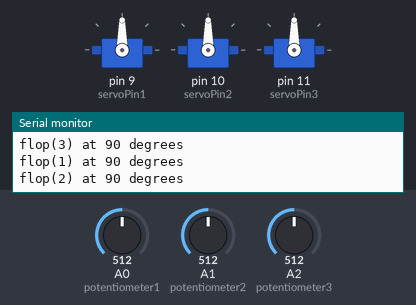
Recording of a sketch running on a simulated Arduino Uno, built with avr-gcc and run on an emulated ATmega328P. On the bench: 3 × servo, the last lines printed to the serial monitor. Inputs (shaded band) come from the test bench; at power-on: A0 (potentiometer1) = 512, A1 (potentiometer2) = 512, A2 (potentiometer3) = 512.

Above: at 1.2 s.
1.3 s: A0 (potentiometer1) set to 554
At 2.5 s:
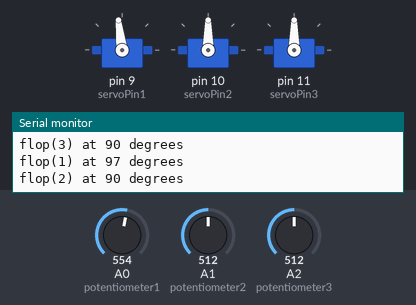
2.8 s: A0 (potentiometer1) set to 576
At 3.4 s:
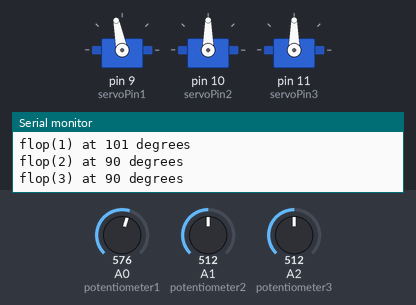
4.4 s: A1 (potentiometer2) set to 63
At 5.3 s:
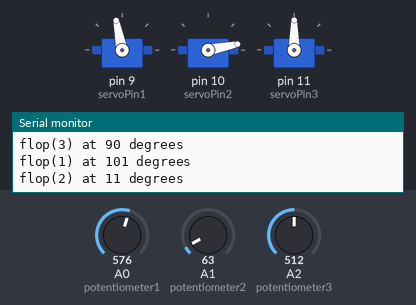
6.0 s: A1 (potentiometer2) set to 54
At 7.1 s:
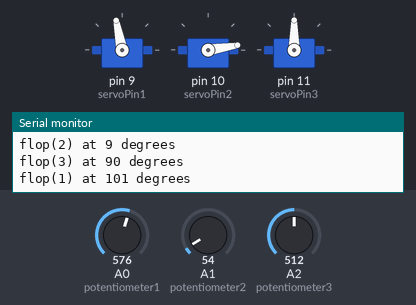
9.0 s: A2 (potentiometer3) set to 557
At 9.5 s:
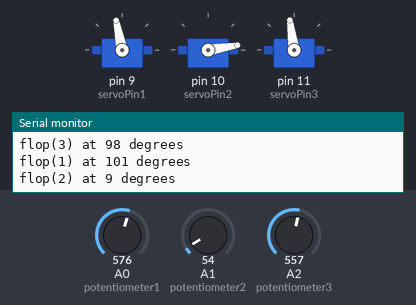
10.6 s: A2 (potentiometer3) set to 586
At 11.7 s:
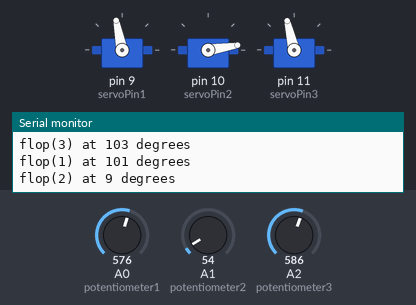
Timing chart, 0 to 13.1 s (numbered marks = the images above; inputs shaded):
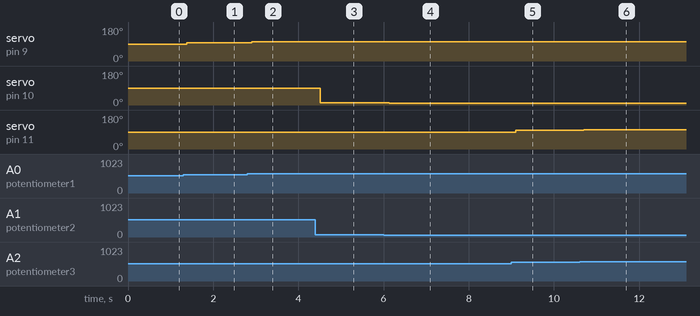

The sketch:

UAV_base.code.ino
```cpp
#include <LiquidCrystal_I2C.h>
#include <Servo.h>

//setting up pins and other params.

//servo motors:
int servoPin1 = 9;
int servoPin2 = 10;
int servoPin3 = 11;

//potentiometers:
int potentiometer1 = 0;
int potentiometer2 = 1;
int potentiometer3 = 2;

//creating objects:
Servo Servo1;
Servo Servo2;
Servo Servo3;

void setup() {
  Serial.begin(9600);
  Servo1.attach(servoPin1);
  Servo2.attach(servoPin2);
  Servo3.attach(servoPin3);
}

void loop() {
  int sensor_value1 = analogRead(potentiometer1);
  int mapped_sensor_value1 = map(sensor_value1, 0, 1023, 0, 180);

  int sensor_value2 = analogRead(potentiometer2);
  int mapped_sensor_value2 = map(sensor_value2, 0, 1023, 0, 180);

  int sensor_value3= analogRead(potentiometer3);
  int mapped_sensor_value3 = map(sensor_value3, 0, 1023, 0, 180);

  Serial.print("flop(1) at ");
  Serial.print(mapped_sensor_value1);
  Serial.println (" degrees");
  Serial.print("flop(2) at ");
  Serial.print(mapped_sensor_value2);
  Serial.println (" degrees");
  Serial.print("flop(3) at ");
  Serial.print(mapped_sensor_value3);
  Serial.println (" degrees");
  Serial.flush();

  Servo1.write(mapped_sensor_value1);
  Servo2.write(mapped_sensor_value2);
  Servo3.write(mapped_sensor_value3);

}

/*

author: Ahmet Yigit AYDENIZ

writing_purpose:

*Making the base code for DIY UAV
*Trying to make a some sort of serial-port interface
*Testing flops for the first flight

*/
```

Measured:
- after the input at 1.3 s, servo on pin 9 (servoPin1): 90° → 97° after 0.08 s
- after the input at 2.8 s, servo on pin 9 (servoPin1): 97° → 101° after 0.10 s
- after the input at 4.4 s, servo on pin 10 (servoPin2): 90° → 11° after 0.12 s
- after the input at 6.0 s, servo on pin 10 (servoPin2): 11° → 9° after 0.13 s
- after the input at 9.0 s, servo on pin 11 (servoPin3): 90° → 98° after 0.10 s
- after the input at 10.6 s, servo on pin 11 (servoPin3): 98° → 103° after 0.10 s
